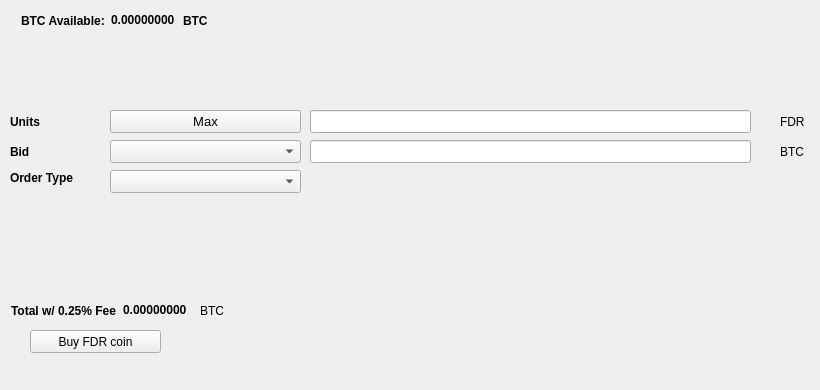
   <widget class="QWidget" name="BuyTab">
    <attribute name="title">
     <string>Buy</string>
    </attribute>
    <widget class="QPushButton" name="Buyfdreserve">
     <property name="geometry">
      <rect>
       <x>30</x>
       <y>330</y>
       <width>131</width>
       <height>23</height>
      </rect>
     </property>
     <property name="text">
      <string>Buy FDR coin</string>
     </property>
     <property name="icon">
      <iconset resource="../fdreserve.qrc">
       <normaloff>:/icons/bitcoin</normaloff>:/icons/bitcoin</iconset>
     </property>
    </widget>
    <widget class="QLabel" name="label_3">
     <property name="geometry">
      <rect>
       <x>10</x>
       <y>110</y>
       <width>46</width>
       <height>23</height>
      </rect>
     </property>
     <property name="font">
      <font>
       <weight>75</weight>
       <bold>true</bold>
      </font>
     </property>
     <property name="text">
      <string>Units</string>
     </property>
    </widget>
    <widget class="QLineEdit" name="UnitsInput">
     <property name="geometry">
      <rect>
       <x>310</x>
       <y>110</y>
       <width>441</width>
       <height>23</height>
      </rect>
     </property>
     <property name="font">
      <font>
       <pointsize>9</pointsize>
       <weight>75</weight>
       <bold>true</bold>
      </font>
     </property>
    </widget>
    <widget class="QLineEdit" name="BuyBidPriceEdit">
     <property name="geometry">
      <rect>
       <x>310</x>
       <y>140</y>
       <width>441</width>
       <height>23</height>
      </rect>
     </property>
     <property name="font">
      <font>
       <pointsize>9</pointsize>
       <weight>75</weight>
       <bold>true</bold>
      </font>
     </property>
    </widget>
    <widget class="QLabel" name="label_4">
     <property name="geometry">
      <rect>
       <x>780</x>
       <y>110</y>
       <width>31</width>
       <height>23</height>
      </rect>
     </property>
     <property name="text">
      <string>FDR</string>
     </property>
    </widget>
    <widget class="QLabel" name="label_5">
     <property name="geometry">
      <rect>
       <x>780</x>
       <y>140</y>
       <width>31</width>
       <height>23</height>
      </rect>
     </property>
     <property name="text">
      <string>BTC</string>
     </property>
    </widget>
    <widget class="QLabel" name="label_6">
     <property name="geometry">
      <rect>
       <x>10</x>
       <y>140</y>
       <width>46</width>
       <height>23</height>
      </rect>
     </property>
     <property name="font">
      <font>
       <weight>75</weight>
       <bold>true</bold>
      </font>
     </property>
     <property name="text">
      <string>Bid</string>
     </property>
    </widget>
    <widget class="QLabel" name="label_7">
     <property name="geometry">
      <rect>
       <x>10</x>
       <y>170</y>
       <width>91</width>
       <height>16</height>
      </rect>
     </property>
     <property name="font">
      <font>
       <weight>75</weight>
       <bold>true</bold>
      </font>
     </property>
     <property name="text">
      <string>Order Type</string>
     </property>
    </widget>
    <widget class="QPushButton" name="Buy_Max_Amount">
     <property name="geometry">
      <rect>
       <x>110</x>
       <y>110</y>
       <width>191</width>
       <height>23</height>
      </rect>
     </property>
     <property name="font">
      <font>
       <pointsize>10</pointsize>
      </font>
     </property>
     <property name="text">
      <string>Max</string>
     </property>
    </widget>
    <widget class="QComboBox" name="BuyBidcomboBox">
     <property name="geometry">
      <rect>
       <x>110</x>
       <y>140</y>
       <width>191</width>
       <height>23</height>
      </rect>
     </property>
     <property name="font">
      <font>
       <pointsize>10</pointsize>
      </font>
     </property>
    </widget>
    <widget class="QComboBox" name="buyOrdertypeCombo">
     <property name="geometry">
      <rect>
       <x>110</x>
       <y>170</y>
       <width>191</width>
       <height>23</height>
      </rect>
     </property>
     <property name="font">
      <font>
       <pointsize>10</pointsize>
      </font>
     </property>
    </widget>
    <widget class="QWidget" name="layoutWidget1">
     <property name="geometry">
      <rect>
       <x>21</x>
       <y>11</y>
       <width>227</width>
       <height>19</height>
      </rect>
     </property>
     <layout class="QHBoxLayout" name="horizontalLayout_3">
      <item>
       <widget class="QLabel" name="label232">
        <property name="font">
         <font>
          <weight>75</weight>
          <bold>true</bold>
         </font>
        </property>
        <property name="text">
         <string>BTC Available:</string>
        </property>
       </widget>
      </item>
      <item>
       <widget class="QLabel" name="BtcAvailableLbl">
        <property name="palette">
         <palette>
          <active>
           <colorrole role="WindowText">
            <brush brushstyle="SolidPattern">
             <color alpha="255">
              <red>0</red>
              <green>0</green>
              <blue>0</blue>
             </color>
            </brush>
           </colorrole>
           <colorrole role="Button">
            <brush brushstyle="SolidPattern">
             <color alpha="255">
              <red>0</red>
              <green>170</green>
              <blue>0</blue>
             </color>
            </brush>
           </colorrole>
           <colorrole role="Light">
            <brush brushstyle="SolidPattern">
             <color alpha="255">
              <red>0</red>
              <green>255</green>
              <blue>0</blue>
             </color>
            </brush>
           </colorrole>
           <colorrole role="Midlight">
            <brush brushstyle="SolidPattern">
             <color alpha="255">
              <red>0</red>
              <green>212</green>
              <blue>0</blue>
             </color>
            </brush>
           </colorrole>
           <colorrole role="Dark">
            <brush brushstyle="SolidPattern">
             <color alpha="255">
              <red>0</red>
              <green>85</green>
              <blue>0</blue>
             </color>
            </brush>
           </colorrole>
           <colorrole role="Mid">
            <brush brushstyle="SolidPattern">
             <color alpha="255">
              <red>0</red>
              <green>113</green>
              <blue>0</blue>
             </color>
            </brush>
           </colorrole>
           <colorrole role="Text">
            <brush brushstyle="SolidPattern">
             <color alpha="255">
              <red>0</red>
              <green>170</green>
              <blue>0</blue>
             </color>
            </brush>
           </colorrole>
           <colorrole role="BrightText">
            <brush brushstyle="SolidPattern">
             <color alpha="255">
              <red>255</red>
              <green>255</green>
              <blue>255</blue>
             </color>
            </brush>
           </colorrole>
           <colorrole role="ButtonText">
            <brush brushstyle="SolidPattern">
             <color alpha="255">
              <red>0</red>
              <green>0</green>
              <blue>0</blue>
             </color>
            </brush>
           </colorrole>
           <colorrole role="Base">
            <brush brushstyle="SolidPattern">
             <color alpha="255">
              <red>255</red>
              <green>255</green>
              <blue>255</blue>
             </color>
            </brush>
           </colorrole>
           <colorrole role="Window">
            <brush brushstyle="SolidPattern">
             <color alpha="255">
              <red>0</red>
              <green>170</green>
              <blue>0</blue>
             </color>
            </brush>
           </colorrole>
           <colorrole role="Shadow">
            <brush brushstyle="SolidPattern">
             <color alpha="255">
              <red>0</red>
              <green>0</green>
              <blue>0</blue>
             </color>
            </brush>
           </colorrole>
           <colorrole role="AlternateBase">
            <brush brushstyle="SolidPattern">
             <color alpha="255">
              <red>127</red>
              <green>212</green>
              <blue>127</blue>
             </color>
            </brush>
           </colorrole>
           <colorrole role="ToolTipBase">
            <brush brushstyle="SolidPattern">
             <color alpha="255">
              <red>255</red>
              <green>255</green>
              <blue>220</blue>
             </color>
            </brush>
           </colorrole>
           <colorrole role="ToolTipText">
            <brush brushstyle="SolidPattern">
             <color alpha="255">
              <red>0</red>
              <green>0</green>
              <blue>0</blue>
             </color>
            </brush>
           </colorrole>
          </active>
          <inactive>
           <colorrole role="WindowText">
            <brush brushstyle="SolidPattern">
             <color alpha="255">
              <red>0</red>
              <green>0</green>
              <blue>0</blue>
             </color>
            </brush>
           </colorrole>
           <colorrole role="Button">
            <brush brushstyle="SolidPattern">
             <color alpha="255">
              <red>0</red>
              <green>170</green>
              <blue>0</blue>
             </color>
            </brush>
           </colorrole>
           <colorrole role="Light">
            <brush brushstyle="SolidPattern">
             <color alpha="255">
              <red>0</red>
              <green>255</green>
              <blue>0</blue>
             </color>
            </brush>
           </colorrole>
           <colorrole role="Midlight">
            <brush brushstyle="SolidPattern">
             <color alpha="255">
              <red>0</red>
              <green>212</green>
              <blue>0</blue>
             </color>
            </brush>
           </colorrole>
           <colorrole role="Dark">
            <brush brushstyle="SolidPattern">
             <color alpha="255">
              <red>0</red>
              <green>85</green>
              <blue>0</blue>
             </color>
            </brush>
           </colorrole>
           <colorrole role="Mid">
            <brush brushstyle="SolidPattern">
             <color alpha="255">
              <red>0</red>
              <green>113</green>
              <blue>0</blue>
             </color>
            </brush>
           </colorrole>
           <colorrole role="Text">
            <brush brushstyle="SolidPattern">
             <color alpha="255">
              <red>0</red>
              <green>170</green>
              <blue>0</blue>
             </color>
            </brush>
           </colorrole>
           <colorrole role="BrightText">
            <brush brushstyle="SolidPattern">
             <color alpha="255">
              <red>255</red>
              <green>255</green>
              <blue>255</blue>
             </color>
            </brush>
           </colorrole>
           <colorrole role="ButtonText">
            <brush brushstyle="SolidPattern">
             <color alpha="255">
              <red>0</red>
              <green>0</green>
              <blue>0</blue>
             </color>
            </brush>
           </colorrole>
           <colorrole role="Base">
            <brush brushstyle="SolidPattern">
             <color alpha="255">
              <red>255</red>
              <green>255</green>
              <blue>255</blue>
             </color>
            </brush>
           </colorrole>
           <colorrole role="Window">
            <brush brushstyle="SolidPattern">
             <color alpha="255">
              <red>0</red>
              <green>170</green>
              <blue>0</blue>
             </color>
            </brush>
           </colorrole>
           <colorrole role="Shadow">
            <brush brushstyle="SolidPattern">
             <color alpha="255">
              <red>0</red>
              <green>0</green>
              <blue>0</blue>
             </color>
            </brush>
           </colorrole>
           <colorrole role="AlternateBase">
            <brush brushstyle="SolidPattern">
             <color alpha="255">
              <red>127</red>
              <green>212</green>
              <blue>127</blue>
             </color>
            </brush>
           </colorrole>
           <colorrole role="ToolTipBase">
            <brush brushstyle="SolidPattern">
             <color alpha="255">
              <red>255</red>
              <green>255</green>
              <blue>220</blue>
             </color>
            </brush>
           </colorrole>
           <colorrole role="ToolTipText">
            <brush brushstyle="SolidPattern">
             <color alpha="255">
              <red>0</red>
              <green>0</green>
              <blue>0</blue>
             </color>
            </brush>
           </colorrole>
          </inactive>
          <disabled>
           <colorrole role="WindowText">
            <brush brushstyle="SolidPattern">
             <color alpha="255">
              <red>0</red>
              <green>85</green>
              <blue>0</blue>
             </color>
            </brush>
           </colorrole>
           <colorrole role="Button">
            <brush brushstyle="SolidPattern">
             <color alpha="255">
              <red>0</red>
              <green>170</green>
              <blue>0</blue>
             </color>
            </brush>
           </colorrole>
           <colorrole role="Light">
            <brush brushstyle="SolidPattern">
             <color alpha="255">
              <red>0</red>
              <green>255</green>
              <blue>0</blue>
             </color>
            </brush>
           </colorrole>
           <colorrole role="Midlight">
            <brush brushstyle="SolidPattern">
             <color alpha="255">
              <red>0</red>
              <green>212</green>
              <blue>0</blue>
             </color>
            </brush>
           </colorrole>
           <colorrole role="Dark">
            <brush brushstyle="SolidPattern">
             <color alpha="255">
              <red>0</red>
              <green>85</green>
              <blue>0</blue>
             </color>
            </brush>
           </colorrole>
           <colorrole role="Mid">
            <brush brushstyle="SolidPattern">
             <color alpha="255">
              <red>0</red>
              <green>113</green>
              <blue>0</blue>
             </color>
            </brush>
           </colorrole>
           <colorrole role="Text">
            <brush brushstyle="SolidPattern">
             <color alpha="255">
              <red>0</red>
              <green>85</green>
              <blue>0</blue>
             </color>
            </brush>
           </colorrole>
           <colorrole role="BrightText">
            <brush brushstyle="SolidPattern">
             <color alpha="255">
              <red>255</red>
              <green>255</green>
              <blue>255</blue>
             </color>
            </brush>
           </colorrole>
           <colorrole role="ButtonText">
            <brush brushstyle="SolidPattern">
             <color alpha="255">
              <red>0</red>
              <green>85</green>
              <blue>0</blue>
             </color>
            </brush>
           </colorrole>
           <colorrole role="Base">
            <brush brushstyle="SolidPattern">
             <color alpha="255">
              <red>0</red>
              <green>170</green>
              <blue>0</blue>
             </color>
            </brush>
           </colorrole>
           <colorrole role="Window">
            <brush brushstyle="SolidPattern">
             <color alpha="255">
              <red>0</red>
              <green>170</green>
              <blue>0</blue>
             </color>
            </brush>
           </colorrole>
           <colorrole role="Shadow">
            <brush brushstyle="SolidPattern">
             <color alpha="255">
              <red>0</red>
              <green>0</green>
              <blue>0</blue>
             </color>
            </brush>
           </colorrole>
           <colorrole role="AlternateBase">
            <brush brushstyle="SolidPattern">
             <color alpha="255">
              <red>0</red>
              <green>170</green>
              <blue>0</blue>
             </color>
            </brush>
           </colorrole>
           <colorrole role="ToolTipBase">
            <brush brushstyle="SolidPattern">
             <color alpha="255">
              <red>255</red>
              <green>255</green>
              <blue>220</blue>
             </color>
            </brush>
           </colorrole>
           <colorrole role="ToolTipText">
            <brush brushstyle="SolidPattern">
             <color alpha="255">
              <red>0</red>
              <green>0</green>
              <blue>0</blue>
             </color>
            </brush>
           </colorrole>
          </disabled>
         </palette>
        </property>
        <property name="font">
         <font>
          <weight>75</weight>
          <bold>true</bold>
         </font>
        </property>
        <property name="text">
         <string>0.00000000</string>
        </property>
        <property name="textInteractionFlags">
         <set>Qt::LinksAccessibleByMouse|Qt::TextSelectableByKeyboard|Qt::TextSelectableByMouse</set>
        </property>
       </widget>
      </item>
      <item>
       <widget class="QLabel" name="BtcAvailableLbl_2">
        <property name="font">
         <font>
          <weight>75</weight>
          <bold>true</bold>
         </font>
        </property>
        <property name="text">
         <string>BTC</string>
        </property>
       </widget>
      </item>
     </layout>
    </widget>
    <widget class="QWidget" name="layoutWidge2">
     <property name="geometry">
      <rect>
       <x>11</x>
       <y>301</y>
       <width>259</width>
       <height>19</height>
      </rect>
     </property>
     <layout class="QHBoxLayout" name="horizontalLayout_4">
      <item>
       <widget class="QLabel" name="label_9">
        <property name="font">
         <font>
          <weight>75</weight>
          <bold>true</bold>
         </font>
        </property>
        <property name="text">
         <string>Total w/ 0.25% Fee</string>
        </property>
       </widget>
      </item>
      <item>
       <widget class="QLabel" name="BuyCostLabel">
        <property name="palette">
         <palette>
          <active>
           <colorrole role="WindowText">
            <brush brushstyle="SolidPattern">
             <color alpha="255">
              <red>0</red>
              <green>0</green>
              <blue>0</blue>
             </color>
            </brush>
           </colorrole>
           <colorrole role="Button">
            <brush brushstyle="SolidPattern">
             <color alpha="255">
              <red>0</red>
              <green>170</green>
              <blue>0</blue>
             </color>
            </brush>
           </colorrole>
           <colorrole role="Light">
            <brush brushstyle="SolidPattern">
             <color alpha="255">
              <red>0</red>
              <green>255</green>
              <blue>0</blue>
             </color>
            </brush>
           </colorrole>
           <colorrole role="Midlight">
            <brush brushstyle="SolidPattern">
             <color alpha="255">
              <red>0</red>
              <green>212</green>
              <blue>0</blue>
             </color>
            </brush>
           </colorrole>
           <colorrole role="Dark">
            <brush brushstyle="SolidPattern">
             <color alpha="255">
              <red>0</red>
              <green>85</green>
              <blue>0</blue>
             </color>
            </brush>
           </colorrole>
           <colorrole role="Mid">
            <brush brushstyle="SolidPattern">
             <color alpha="255">
              <red>0</red>
              <green>113</green>
              <blue>0</blue>
             </color>
            </brush>
           </colorrole>
           <colorrole role="Text">
            <brush brushstyle="SolidPattern">
             <color alpha="255">
              <red>0</red>
              <green>170</green>
              <blue>0</blue>
             </color>
            </brush>
           </colorrole>
           <colorrole role="BrightText">
            <brush brushstyle="SolidPattern">
             <color alpha="255">
              <red>255</red>
              <green>255</green>
              <blue>255</blue>
             </color>
            </brush>
           </colorrole>
           <colorrole role="ButtonText">
            <brush brushstyle="SolidPattern">
             <color alpha="255">
              <red>0</red>
              <green>0</green>
              <blue>0</blue>
             </color>
            </brush>
           </colorrole>
           <colorrole role="Base">
            <brush brushstyle="SolidPattern">
             <color alpha="255">
              <red>255</red>
              <green>255</green>
              <blue>255</blue>
             </color>
            </brush>
           </colorrole>
           <colorrole role="Window">
            <brush brushstyle="SolidPattern">
             <color alpha="255">
              <red>0</red>
              <green>170</green>
              <blue>0</blue>
             </color>
            </brush>
           </colorrole>
           <colorrole role="Shadow">
            <brush brushstyle="SolidPattern">
             <color alpha="255">
              <red>0</red>
              <green>0</green>
              <blue>0</blue>
             </color>
            </brush>
           </colorrole>
           <colorrole role="AlternateBase">
            <brush brushstyle="SolidPattern">
             <color alpha="255">
              <red>127</red>
              <green>212</green>
              <blue>127</blue>
             </color>
            </brush>
           </colorrole>
           <colorrole role="ToolTipBase">
            <brush brushstyle="SolidPattern">
             <color alpha="255">
              <red>255</red>
              <green>255</green>
              <blue>220</blue>
             </color>
            </brush>
           </colorrole>
           <colorrole role="ToolTipText">
            <brush brushstyle="SolidPattern">
             <color alpha="255">
              <red>0</red>
              <green>0</green>
              <blue>0</blue>
             </color>
            </brush>
           </colorrole>
          </active>
          <inactive>
           <colorrole role="WindowText">
            <brush brushstyle="SolidPattern">
             <color alpha="255">
              <red>0</red>
              <green>0</green>
              <blue>0</blue>
             </color>
            </brush>
           </colorrole>
           <colorrole role="Button">
            <brush brushstyle="SolidPattern">
             <color alpha="255">
              <red>0</red>
              <green>170</green>
              <blue>0</blue>
             </color>
            </brush>
           </colorrole>
           <colorrole role="Light">
            <brush brushstyle="SolidPattern">
             <color alpha="255">
              <red>0</red>
              <green>255</green>
              <blue>0</blue>
             </color>
            </brush>
           </colorrole>
           <colorrole role="Midlight">
            <brush brushstyle="SolidPattern">
             <color alpha="255">
              <red>0</red>
              <green>212</green>
              <blue>0</blue>
             </color>
            </brush>
           </colorrole>
           <colorrole role="Dark">
            <brush brushstyle="SolidPattern">
             <color alpha="255">
              <red>0</red>
              <green>85</green>
              <blue>0</blue>
             </color>
            </brush>
           </colorrole>
           <colorrole role="Mid">
            <brush brushstyle="SolidPattern">
             <color alpha="255">
              <red>0</red>
              <green>113</green>
              <blue>0</blue>
             </color>
            </brush>
           </colorrole>
           <colorrole role="Text">
            <brush brushstyle="SolidPattern">
             <color alpha="255">
              <red>0</red>
              <green>170</green>
              <blue>0</blue>
             </color>
            </brush>
           </colorrole>
           <colorrole role="BrightText">
            <brush brushstyle="SolidPattern">
             <color alpha="255">
              <red>255</red>
              <green>255</green>
              <blue>255</blue>
             </color>
            </brush>
           </colorrole>
           <colorrole role="ButtonText">
            <brush brushstyle="SolidPattern">
             <color alpha="255">
              <red>0</red>
              <green>0</green>
              <blue>0</blue>
             </color>
            </brush>
           </colorrole>
           <colorrole role="Base">
            <brush brushstyle="SolidPattern">
             <color alpha="255">
              <red>255</red>
              <green>255</green>
              <blue>255</blue>
             </color>
            </brush>
           </colorrole>
           <colorrole role="Window">
            <brush brushstyle="SolidPattern">
             <color alpha="255">
              <red>0</red>
              <green>170</green>
              <blue>0</blue>
             </color>
            </brush>
           </colorrole>
           <colorrole role="Shadow">
            <brush brushstyle="SolidPattern">
             <color alpha="255">
              <red>0</red>
              <green>0</green>
              <blue>0</blue>
             </color>
            </brush>
           </colorrole>
           <colorrole role="AlternateBase">
            <brush brushstyle="SolidPattern">
             <color alpha="255">
              <red>127</red>
              <green>212</green>
              <blue>127</blue>
             </color>
            </brush>
           </colorrole>
           <colorrole role="ToolTipBase">
            <brush brushstyle="SolidPattern">
             <color alpha="255">
              <red>255</red>
              <green>255</green>
              <blue>220</blue>
             </color>
            </brush>
           </colorrole>
           <colorrole role="ToolTipText">
            <brush brushstyle="SolidPattern">
             <color alpha="255">
              <red>0</red>
              <green>0</green>
              <blue>0</blue>
             </color>
            </brush>
           </colorrole>
          </inactive>
          <disabled>
           <colorrole role="WindowText">
            <brush brushstyle="SolidPattern">
             <color alpha="255">
              <red>0</red>
              <green>85</green>
              <blue>0</blue>
             </color>
            </brush>
           </colorrole>
           <colorrole role="Button">
            <brush brushstyle="SolidPattern">
             <color alpha="255">
              <red>0</red>
              <green>170</green>
              <blue>0</blue>
             </color>
            </brush>
           </colorrole>
           <colorrole role="Light">
            <brush brushstyle="SolidPattern">
             <color alpha="255">
              <red>0</red>
              <green>255</green>
              <blue>0</blue>
             </color>
            </brush>
           </colorrole>
           <colorrole role="Midlight">
            <brush brushstyle="SolidPattern">
             <color alpha="255">
              <red>0</red>
              <green>212</green>
              <blue>0</blue>
             </color>
            </brush>
           </colorrole>
           <colorrole role="Dark">
            <brush brushstyle="SolidPattern">
             <color alpha="255">
              <red>0</red>
              <green>85</green>
              <blue>0</blue>
             </color>
            </brush>
           </colorrole>
           <colorrole role="Mid">
            <brush brushstyle="SolidPattern">
             <color alpha="255">
              <red>0</red>
              <green>113</green>
              <blue>0</blue>
             </color>
            </brush>
           </colorrole>
           <colorrole role="Text">
            <brush brushstyle="SolidPattern">
             <color alpha="255">
              <red>0</red>
              <green>85</green>
              <blue>0</blue>
             </color>
            </brush>
           </colorrole>
           <colorrole role="BrightText">
            <brush brushstyle="SolidPattern">
             <color alpha="255">
              <red>255</red>
              <green>255</green>
              <blue>255</blue>
             </color>
            </brush>
           </colorrole>
           <colorrole role="ButtonText">
            <brush brushstyle="SolidPattern">
             <color alpha="255">
              <red>0</red>
              <green>85</green>
              <blue>0</blue>
             </color>
            </brush>
           </colorrole>
           <colorrole role="Base">
            <brush brushstyle="SolidPattern">
             <color alpha="255">
              <red>0</red>
              <green>170</green>
              <blue>0</blue>
             </color>
            </brush>
           </colorrole>
           <colorrole role="Window">
            <brush brushstyle="SolidPattern">
             <color alpha="255">
              <red>0</red>
              <green>170</green>
              <blue>0</blue>
             </color>
            </brush>
           </colorrole>
           <colorrole role="Shadow">
            <brush brushstyle="SolidPattern">
             <color alpha="255">
              <red>0</red>
              <green>0</green>
              <blue>0</blue>
             </color>
            </brush>
           </colorrole>
           <colorrole role="AlternateBase">
            <brush brushstyle="SolidPattern">
             <color alpha="255">
              <red>0</red>
              <green>170</green>
              <blue>0</blue>
             </color>
            </brush>
           </colorrole>
           <colorrole role="ToolTipBase">
            <brush brushstyle="SolidPattern">
             <color alpha="255">
              <red>255</red>
              <green>255</green>
              <blue>220</blue>
             </color>
            </brush>
           </colorrole>
           <colorrole role="ToolTipText">
            <brush brushstyle="SolidPattern">
             <color alpha="255">
              <red>0</red>
              <green>0</green>
              <blue>0</blue>
             </color>
            </brush>
           </colorrole>
          </disabled>
         </palette>
        </property>
        <property name="font">
         <font>
          <weight>75</weight>
          <bold>true</bold>
         </font>
        </property>
        <property name="autoFillBackground">
         <bool>false</bool>
        </property>
        <property name="text">
         <string>0.00000000</string>
        </property>
        <property name="textInteractionFlags">
         <set>Qt::LinksAccessibleByMouse|Qt::TextSelectableByMouse</set>
        </property>
       </widget>
      </item>
      <item>
       <widget class="QLabel" name="label_10">
        <property name="font">
         <font>
          <weight>50</weight>
          <bold>false</bold>
         </font>
        </property>
        <property name="text">
         <string>BTC</string>
        </property>
       </widget>
      </item>
     </layout>
    </widget>
    <widget class="QLabel" name="label_24">
     <property name="geometry">
      <rect>
       <x>460</x>
       <y>300</y>
       <width>281</width>
       <height>81</height>
      </rect>
     </property>
     <property name="text">
      <string/>
     </property>
     <property name="pixmap">
      <pixmap>:/images/bittrex</pixmap>
     </property>
    </widget>
   </widget>
